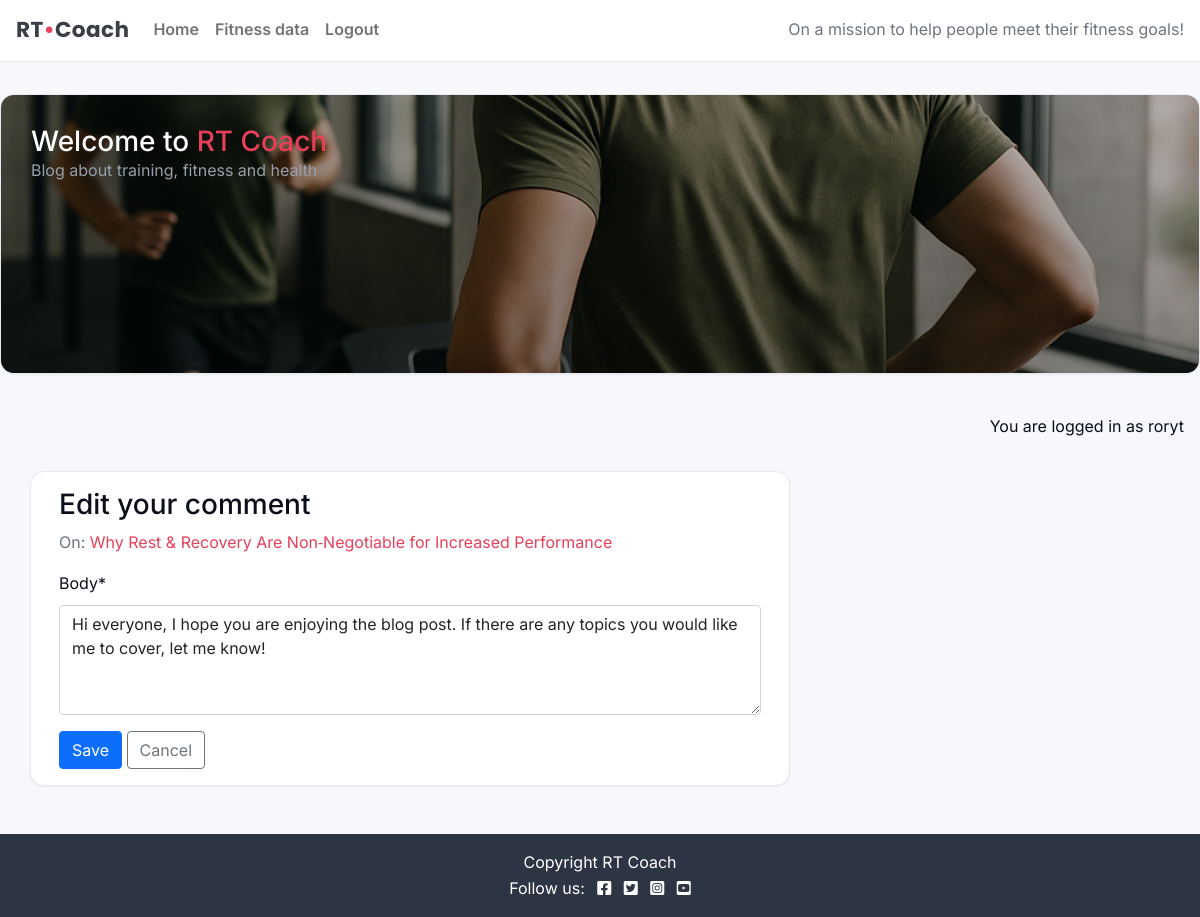
Screenshot of /why-rest-recovery-are-nonnegotiable-for-increased-performance/comment/8/edit/ (signed in) with the database file from the repository.
### blog/models.py (models this page shows, shortened)
class Post(models.Model):
    title = models.CharField(max_length=200, unique=True)
    slug = models.SlugField(max_length=200, unique=True)
    author = models.ForeignKey(
    User, on_delete=models.CASCADE, related_name="blog_posts"
)
    featured_image = CloudinaryField('image', default='placeholder')
    content = models.TextField()
    created_on = models.DateTimeField(auto_now_add=True)
    status = models.IntegerField(choices=STATUS, default=0)
    excerpt = models.TextField(blank=True)
    updated_on = models.DateTimeField(auto_now=True)
    featured_image = CloudinaryField('image', default='placeholder')
    class Meta:
        ordering = ["-created_on"]

class Comment(models.Model):
    post = models.ForeignKey(
        Post, on_delete=models.CASCADE, related_name="comments")
    author = models.ForeignKey(
        User, on_delete=models.CASCADE, related_name="commenter")
    body = models.TextField()
    approved = models.BooleanField(default=False)
    created_on = models.DateTimeField(auto_now_add=True)
    class Meta:
        ordering = ["created_on"]

### blog/views.py (the view)
# urls.py: path("<slug:slug>/comment/<int:comment_id>/edit/", views.comment_edit, name="comment_edit"),
@login_required
def comment_edit(request, slug, comment_id):
    post = get_object_or_404(Post, slug=slug, status=1)
    comment = get_object_or_404(Comment, pk=comment_id, post=post)
    if comment.author != request.user and not request.user.is_staff:
        messages.error(request, "You can only edit your own comments.")
        return redirect("blog:post_detail", slug=slug)
    if request.method == "POST":
        form = CommentForm(request.POST, instance=comment)
        if form.is_valid():
            edited = form.save(commit=False)
            edited.post = post
            edited.approved = False   # re-moderate after edits (optional)
            edited.save()
            messages.success(request, "Comment updated!")
            return redirect("blog:post_detail", slug=slug)
        messages.error(request, "Error updating comment.")
    else:
        form = CommentForm(instance=comment)
    return render(request, "blog/comment_edit.html", {"post": post, "form": form, "comment": comment})

### blog/forms.py
class CommentForm(forms.ModelForm):
    class Meta:
        model = Comment
        fields = ("body",)
        widgets = {
            "body": forms.Textarea(attrs={"rows": 4, "placeholder": "Write your comment…"}),
        }

### blog/templates/blog/comment_edit.html (shortened to what this page needs)
{% extends "base.html" %}
{% load crispy_forms_tags %}
{% block content %}
<div class="container">
  <div class="row">
    <div class="col-md-8 card mb-4 mt-3">
      <div class="card-body">
        <h3>Edit your comment</h3>
        <p class="text-muted mb-3">
          On: <a href="{% url 'blog:post_detail' slug=post.slug %}">{{ post.title }}</a>
        </p>
        <form method="post" novalidate>
          {{ form|crispy }}
          <div class="mt-3">
            <button type="submit" class="btn btn-primary">Save</button>
            <a href="{% url 'blog:post_detail' slug=post.slug %}#comments"
               class="btn btn-outline-secondary">Cancel</a>
          </div>
        </form>
      </div>
    </div>
  </div>
</div>
{% endblock %}

### templates/base.html (shortened to what this page needs)
{% load static %}
{% url 'blog:home' as home_url %}
{% url 'fitness_data:fitness_page' as fitness_url %}
{% url 'account_login' as login_url %}
{% url 'account_signup' as signup_url %}
{% url 'account_logout' as logout_url %}
<!DOCTYPE html>
<html class="h-100" lang="en">
<head>
  <link rel="stylesheet" href="https://cdnjs.cloudflare.com/ajax/libs/font-awesome/5.15.3/css/all.min.css">
  <link href="https://cdn.jsdelivr.net/npm/bootstrap@5.0.1/dist/css/bootstrap.min.css" rel="stylesheet"
>
  <link rel="stylesheet" href="{% static 'css/style.css' %}">
</head>
<body class="d-flex flex-column h-100 main-bg">
  <nav class="navbar navbar-expand-lg navbar-light bg-white">
    <div class="container-fluid">
      <a class="navbar-brand" href="{{ home_url }}">
        <span class="brand">RT<span class="red-o">•</span>Coach</span>
      </a>
      <div class="collapse navbar-collapse" id="navbarText">
        <ul class="navbar-nav me-auto mb-2 mb-lg-0">
          <li class="nav-item">
            <a class="nav-link {% if request.path == home_url %}active{% endif %}" aria-current="page"
              href="{{ home_url }}">Home</a>
          </li>
          <li class="nav-item">
            <a class="nav-link {% if request.path == fitness_data_url %}active{% endif %}" aria-current="page"
              href="{{ fitness_url }}">Fitness data</a>
          </li>
          {% if user.is_authenticated %}
          <li class="nav-item">
            <a class="nav-link {% if request.path == logout_url %}active{% endif %}" aria-current="page"
              href="{% url 'account_logout' %}">Logout</a>
          </li>
          {% endif %}
        </ul>
        <span class="navbar-text text-muted">
          On a mission to help people meet their fitness goals!
        </span>
      </div>
    </div>
  </nav>
  <div class="container">
    <div class="row">
    </div>
  </div>
  {% block hero %}
  <section class="container-fluid px-0">
    <div class="masthead light-bg">
      <div class="masthead-image">
        <img class="masthead-photo" src="{% static 'img/rt-coach-hero.png' %}" alt="Athlete training with RT Coach" />
      </div>
      <div class="masthead-text">
        <h1 class="h3 m-0">Welcome to <span class="red-o">RT Coach</span></h1>
        <p class="mb-0 faded">Blog about training, fitness and health</p>
      </div>
    </div>
  </section>
  {% endblock %}
  <main class="flex-shrink-0 main-bg py-4">
    {% if user.is_authenticated %}
    <p class="text-end m-3">You are logged in as {{ user }}</p>
    {% else %}
    <p class="text-end m-3">You are not logged in</p>
    {% endif %}
    <div class="container-fluid">
      {% block content %}{% endblock content %}
    </div>
  </main>
  <footer class="footer mt-auto py-3 dark-bg">
    <p class="m-0 text-center text-white">
      {% block copyright %}
      Copyright RT Coach
      {% endblock copyright %}
    </p>
    <p class="m-0 text-center text-white">
      Follow us:
      <a class="ms-2" href="https://www.facebook.com/" aria-label="Facebook"><i class="fab fa-facebook-square"></i></a>
      <a class="ms-2" href="https://x.com/" aria-label="Twitter"><i class="fab fa-twitter-square"></i></a>
      <a class="ms-2" href="https://www.instagram.com/" aria-label="Instagram"><i
          class="fab fa-instagram-square"></i></a>
      <a class="ms-2" href="https://www.youtube.com/" aria-label="YouTube"><i class="fab fa-youtube-square"></i></a>
    </p>
  </footer>
</body>
</html>

### static/css/style.css (style rules this page uses)
:root { --rt-accent: #e83f5b; --rt-accent-600: #c02f46; --rt-accent-50: #fff1f3; --rt-bg: #f7f8fc; --rt-surface: #ffffff; --rt-ink: #0b0f19; --rt-ink-2: #2d3544; --rt-muted: #6b7280; --rt-border: #e7e9ef; --rt-shadow-1: 0 1px 2px rgba(0,0,0,.06); --rt-shadow-2: 0 8px 22px rgba(0,0,0,.08); --rt-radius: 14px; --rt-radius-sm: 8px; --rt-gap-1: .25rem; --rt-gap-2: .5rem; --rt-gap-3: .75rem; --rt-gap-4: 1rem; --rt-gap-5: 1.25rem; --rt-gap-6: 1.5rem; --rt-font: 'Inter', system-ui, -apple-system, Segoe UI, Roboto, Arial, sans-serif; }
*, *::before, *::after { box-sizing: border-box; }
html { -webkit-text-size-adjust: 100%; }
body { margin: 0; font-family: var(--rt-font); color: var(--rt-ink); background-color: var(--rt-bg); line-height: 1.6; text-rendering: optimizeLegibility; }
a { color: var(--rt-accent); text-decoration: none; }
img { max-width: 100%; height: auto; display: block; }
.main-bg { background-color: var(--rt-bg); }
.light-bg { background-color: var(--rt-surface); }
.dark-bg { background-color: var(--rt-ink-2); color: #fff; }
.navbar-light.bg-white { background: var(--rt-surface) !important; border-bottom: 1px solid var(--rt-border); }
.navbar .nav-link { color: var(--rt-muted); font-weight: 600; }
.brand { font-family: Poppins, var(--rt-font); font-size: 1.35rem; font-weight: 700; letter-spacing: .4px; color: #3a3f47; }
.red-o { color: var(--rt-accent); }
.masthead { position: relative; overflow: hidden; margin: var(--rt-gap-4) auto 0; height: clamp(280px, 17vh, 350px); border-radius: var(--rt-radius); border:1px solid var(--rt-border); box-shadow: var(--rt-shadow-1); }
.masthead-image { position: absolute; inset: 0; z-index: 0; }
.masthead-photo { width: 100%; height: 100%; object-fit: cover; display: block; }
.masthead-image::before { content: ""; position: absolute; inset: 0; background: linear-gradient(to bottom, rgba(0,0,0,.25), rgba(0,0,0,.4)); }
.masthead-text { position: relative; z-index: 1; color: #fff; padding: clamp(1rem, 2.5vw, 2rem); }
.card { background: var(--rt-surface); border: 1px solid var(--rt-border); border-radius: var(--rt-radius); box-shadow: var(--rt-shadow-1); transition: transform .08s ease, box-shadow .18s ease, border-color .18s ease; }
.faded { color: #96a0ad; }
.container-fluid { padding-left: var(--rt-gap-4); padding-right: var(--rt-gap-4); }
.row > [class*='col-'] { margin-bottom: var(--rt-gap-4); }
footer a { color: #fff; }

### rows the page displays
Post: title "Why Rest & Recovery Are Non‑Negotiable for Increased Performance"
Comment: body "Hi everyone, I hope you are enjoying the blog post. If there are any topics you would like me to cover, let me know!"

### other values shown
{{ user }} "roryt"
